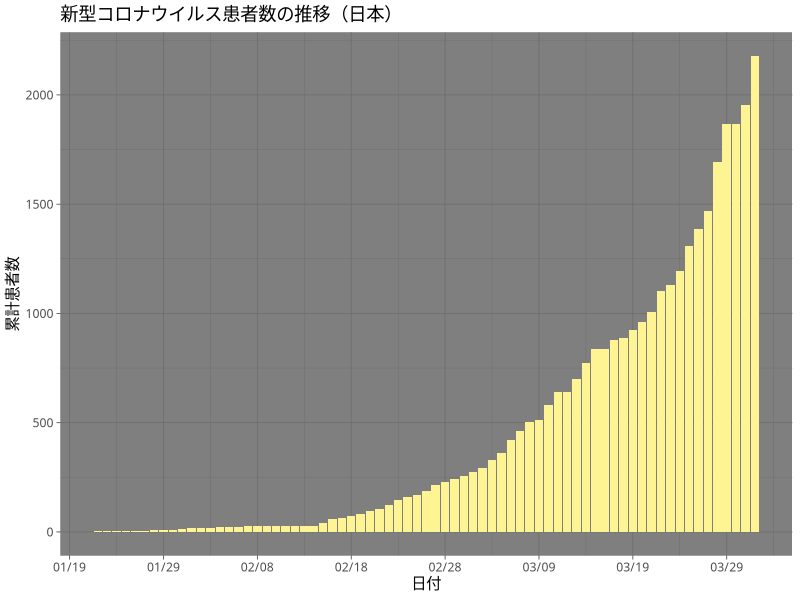
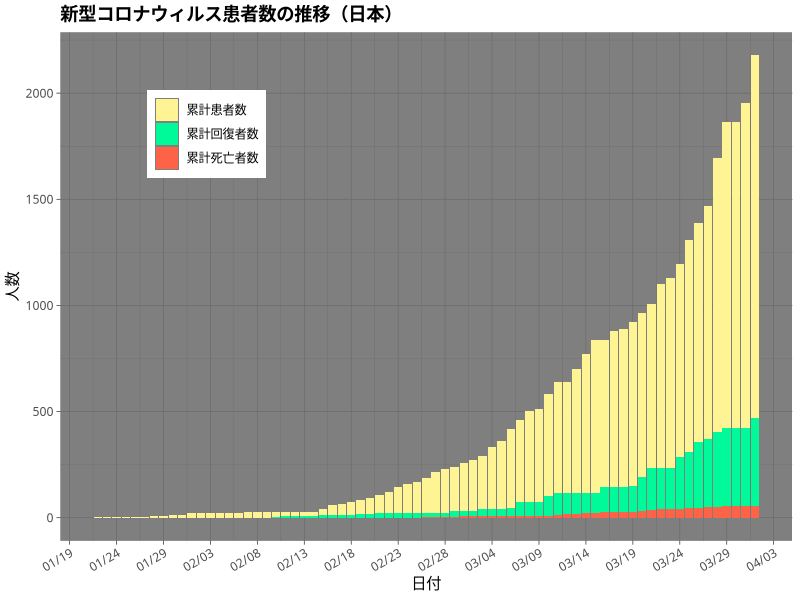

These figures' R source, in order:
library(tidyverse)
library(lubridate)
#time_series_confermed <- read_csv('csse_covid_19_data/csse_covid_19_time_series/time_series_19-covid-Confirmed.csv')
#time_series_deaths <- read_csv('csse_covid_19_data/csse_covid_19_time_series/time_series_19-covid-Deaths.csv')
#time_series_recovered <- read_csv('csse_covid_19_data/csse_covid_19_time_series/time_series_19-covid-Recovered.csv')

time_series_confermed <- read_csv('time_series_covid19_confirmed_global.csv')
time_series_deaths <- read_csv('time_series_covid19_deaths_global.csv')
time_series_recovered <- read_csv('time_series_covid19_recovered_global.csv')


confirmed <- time_series_confermed %>% 
  filter(`Country/Region`==('Japan')) %>% 
  select(-Lat, -Long,-`Province/State`) %>% 
  pivot_longer(c(-`Country/Region`), names_to = "日付", values_to = "累計患者数") 

confirmed$日付 <- mdy(confirmed$日付)
confirmed$日付 <- as.Date(confirmed$日付)

#confirmed <- confirmed %>% 
#  mutate(累計患者数 = case_when(日付=='2020-01-23'~ 2, 日付!='2020-02-06'~累計患者数)) %>% 
#  mutate(累計患者数 = case_when(日付=='2020-02-06'~ 25, 日付!='2020-02-06'~累計患者数))

confirmed %>% 
  ggplot(aes(日付, 累計患者数))+
  ggtitle('新型コロナウイルス患者数の推移（日本）')+
  scale_x_date(date_breaks = '10 days', date_labels = '%m/%d') +
  theme(axis.text.x = element_text(angle=30, hjust=1)) +
  geom_bar(stat = 'identity', fill='#fff494')+
  theme_dark(base_family = "HiraKakuPro-W3")



recovered <- time_series_recovered %>% 
  filter(`Country/Region`==('Japan')) %>% 
  select(-Lat, -Long,-`Province/State`) %>% 
  pivot_longer(c(-`Country/Region`), names_to = "日付", values_to = "累計回復者数")
recovered$日付 <- mdy(recovered$日付)
recovered$日付 <- as.Date(recovered$日付)

deaths <- time_series_deaths %>% 
  filter(`Country/Region`==('Japan')) %>% 
  select(-Lat, -Long,-`Province/State`) %>% 
  pivot_longer(c(-`Country/Region`), names_to = "日付", values_to = "累計死亡者数") 
deaths$日付 <- mdy(deaths$日付)
deaths$日付 <- as.Date(deaths$日付)



japan_covid <- confirmed %>% 
  left_join(select(recovered, "日付", "累計回復者数"), by = "日付") %>% 
  left_join(select(deaths, "日付","累計死亡者数"), by = "日付") 

japan_covid <- japan_covid %>%
  pivot_longer(c(-`Country/Region`,-日付), names_to = "カテゴリ", values_to = "人数")

japan_covid %>% 
  ggplot(aes(x=日付,y=人数,fill=factor(カテゴリ)))+
  ggtitle('新型コロナウィルス患者数の推移（日本）')+
  geom_bar(stat = 'identity', position = position_identity())+
  scale_x_date(date_breaks = '5 days', date_labels = '%m/%d') +
  scale_fill_manual(values = c(累計患者数 = "#fff494", 累計回復者数 = "#00fa9a",累計死亡者数="#ff6347"),
                    limits=c("累計患者数","累計回復者数","累計死亡者数"))+
  theme_dark(base_family = "HiraKakuPro-W3")+
  theme(legend.position = c(0.2,0.8),
        axis.text.x = element_text(angle=30, hjust=1),
        plot.title = element_text(face = "bold")) +
  guides(fill=guide_legend(title = NULL))



